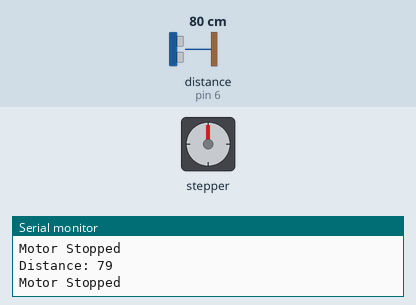
This sketch was run on a simulated Arduino Uno, built with avr-gcc and run on an emulated ATmega328P. Parts: stepper motor, the last lines printed to the serial monitor. Wiring (inferred from the names in the program): ultrasonic range finder: trigger pin 5; echo pin 6. The inputs (shaded band) are chosen by the test bench; at power-on: distance to the obstacle (sensor on pin 6) 80 cm. The echo pulse lasts 58.3 µs per cm; stepper angles assume 2038 steps per turn.

Above: at 1.2 s.
1.3 s: distance to the obstacle (sensor on pin 6) set to 34 cm
2.8 s: distance to the obstacle (sensor on pin 6) set to 28 cm
At 4.75 s:
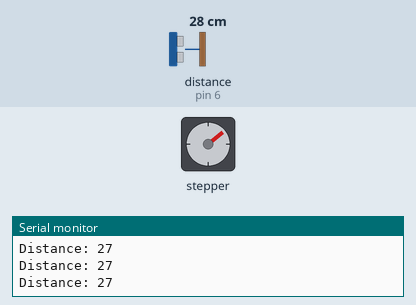
5.8 s: distance to the obstacle (sensor on pin 6) set to 120 cm
At 6.6 s:
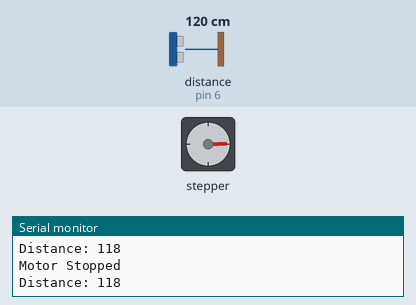
8.8 s: distance to the obstacle (sensor on pin 6) set to 2 cm
At 9.55 s:
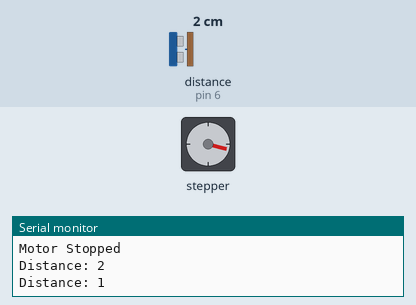
11.8 s: distance to the obstacle (sensor on pin 6) set to 35 cm
At 12.3 s:
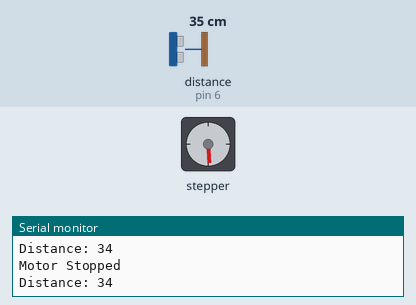
14.8 s: distance to the obstacle (sensor on pin 6) set to 4 cm
At 16.13 s:
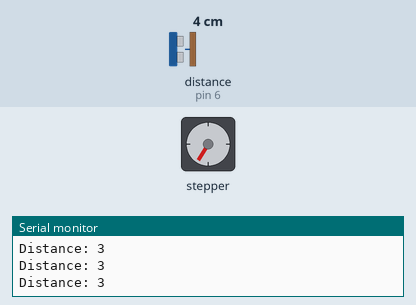
Timing chart, 0 to 20.8 s (numbered marks = the images above; inputs shaded):
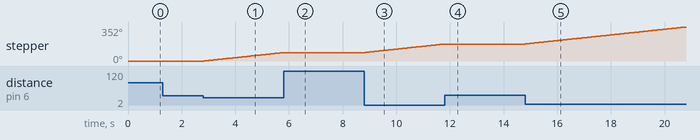

The sketch:

P02.ino
```cpp
#include <Stepper.h>

const int stepsPerRevolution = 2038;
const int trigPin = 5;
const int echoPin = 6;

Stepper myStepper(stepsPerRevolution, 8, 10, 9, 11);

long duration;
int distance;

void setup() {
  pinMode(trigPin, OUTPUT);
  pinMode(echoPin, INPUT);
  Serial.begin(9600);
  myStepper.setSpeed(5);  // Set default motor speed
}

void loop() {
  // Send a short pulse to trigger the ultrasonic sensor
  digitalWrite(trigPin, LOW);
  delayMicroseconds(2);
  digitalWrite(trigPin, HIGH);
  delayMicroseconds(10);
  digitalWrite(trigPin, LOW);

  // Measure the time it takes for the echo to return
  duration = pulseIn(echoPin, HIGH, 30000);  // Timeout at 30ms
  if (duration == 0) {
    Serial.println("No Echo - Object Out of Range");
    return;  // Skip the rest of the loop if no valid reading
  }

  // Calculate the distance (in cm)
  distance = duration * 0.034 / 2;

  Serial.print("Distance: ");
  Serial.println(distance);

  // Control the stepper motor
  if (distance > 0 && distance <= 30) {
    myStepper.setSpeed(5);
    myStepper.step(100);  // Move stepper in small increments
  } else {
    // Stop the stepper properly by not calling step()
    Serial.println("Motor Stopped");
  }

  delay(10);  // Small delay to stabilize readings
}
```

Measured:
- the behaviour switches between 32 and 31 cm on distance to the obstacle (sensor on pin 6) (found by bisection; images 0 and 1)
- after the input at 2.8 s, stepper: keeps turning clockwise at about 30°/s, starting at once
- after the input at 5.8 s, stepper: goes on until 5.8 s, then stays 88°
- after the input at 8.8 s, stepper: keeps turning clockwise at about 30°/s, starting at once
- after the input at 11.8 s, stepper: goes on until 11.8 s, then stays 176°
- after the input at 14.8 s, stepper: keeps turning clockwise at about 29°/s, starting at once
